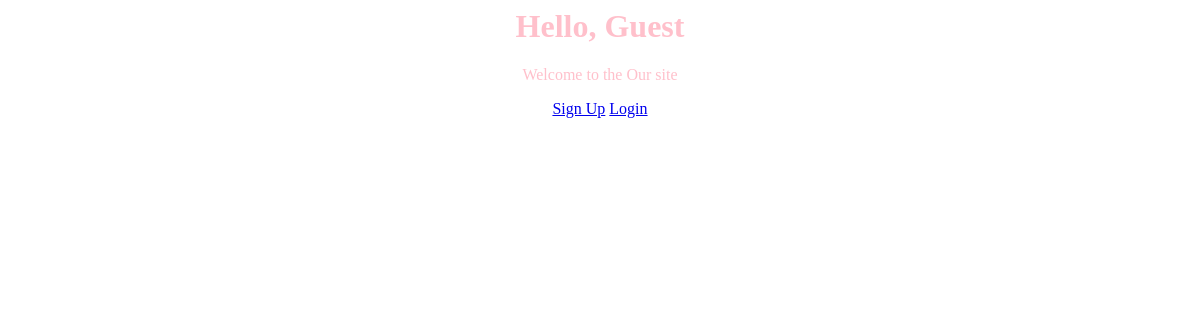
Before: /home/ with the older database file.
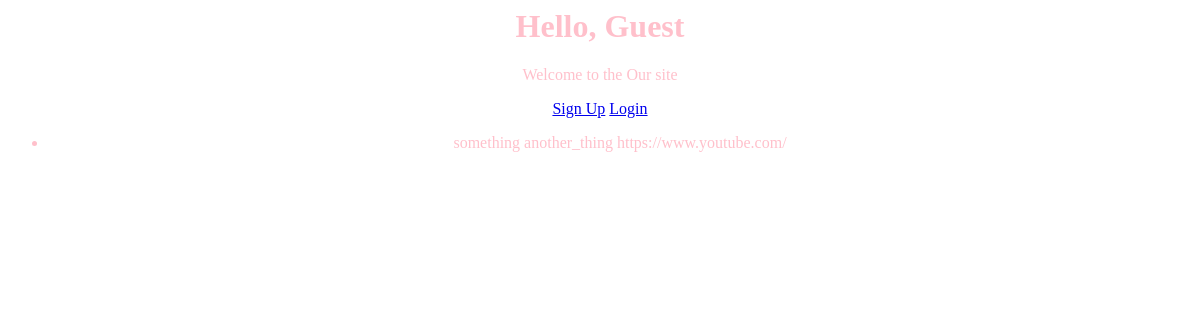
After: the same page with the newer database file.
### users/models.py (models this page shows, shortened)
class Extracurricular(models.Model):
    name = models.CharField(max_length=255)
    description = models.TextField()
    website = models.URLField(blank=True)
    field = models.IntegerField(null=True)
    type = models.IntegerField(null=True)
    mode = models.IntegerField(null=True)
    season = models.IntegerField(null=True)
    selectivity = models.IntegerField(null=True)
    cost = models.IntegerField(null=True)

### users/views.py (the view)
# urls.py: 2. Add a URL to urlpatterns:  path('', views.home, name='home')
def home(request):
    extracurriculars = Extracurricular.objects.all().values()
    template = loader.get_template('users/home.html')
    context = {
        'extracurriculars': extracurriculars,
    }
    return HttpResponse(template.render(context, request))

### users/templates/users/home.html (shortened to what this page needs)
<html>
  <head>
  </head>
  <body>
    <h1>Hello, {{ user.username|default:'Guest' }}</h1>
    <p> Welcome to the Our site</p>
    <div>
      {% if user.is_authenticated %}
          <a href="{% url 'logout' %}">Logout</a>
      {% else %}
          <a href="{% url 'signup' %}">Sign Up</a>
          <a href="{% url 'login' %}">Login</a>
      {% endif %}
  </div>
  <ul>
  {% for x in extracurriculars %}
    <li>{{ x.name }} {{ x.description }} {{x.website}}</li>
  {% endfor %}
  </ul>
  </body>
</html>

### users/templates/users/home.html (style rules this page uses)
body { color: pink; text-align: center; }

Changed rows visible on the page:
added Extracurricular: name "something", description "another_thing", website "https://www.youtube.com/"
